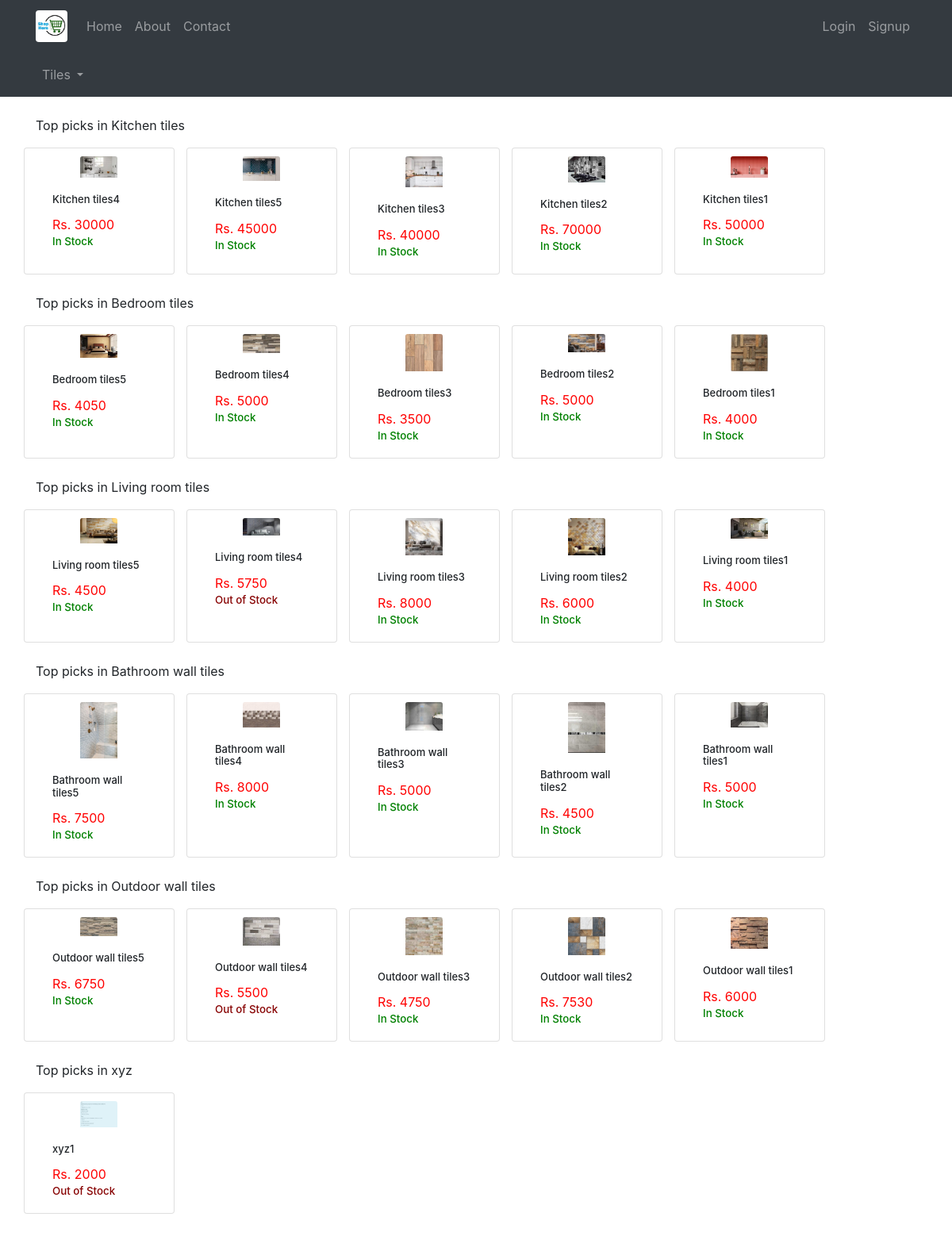
The page / on the database its author committed.
### product/models.py (models this page shows, shortened)
class Category(models.Model):
    name = models.CharField(max_length=250)
    superCategory = models.IntegerField(choices=SUPERCATEGORY_CHOICES, default=1)
    description = models.CharField(max_length=5000)
    categoryIcon = models.ImageField(upload_to='category_images/', height_field=None, width_field=None, max_length=100)
    class Meta:
        verbose_name = 'Category'
        verbose_name_plural = 'Categories'
    def __str__(self):
        return self.name

class ProductForm(models.Model):
    name = models.CharField(max_length=250)
    description = models.CharField(max_length=5000)
    price = models.PositiveIntegerField()
    category = models.ForeignKey(Category, on_delete=models.DO_NOTHING)
    uploadedDate = models.DateTimeField(auto_now=True)
    stock = models.PositiveIntegerField()
    image = models.ImageField(upload_to='product_images/', height_field=None, width_field=None, max_length=100)
    class Meta:
        verbose_name = 'Products'
        verbose_name_plural = 'Products'

### product/views.py (the view)
# urls.py: url(r'^$', views.mainpage, name='mainpage'),
def mainpage(request):
    products = {}
    for category in SUPERCATEGORY_CHOICES:
        all_subcategory = Category.objects.filter(superCategory=category[0])
        for subcategory in all_subcategory:
            products.update({subcategory: ProductForm.objects.filter(category=subcategory).order_by('-uploadedDate')})
    return render(request, 'product/mainpage.html', {'products': products})

### product/context_processors.py (called while the page is built)
def all_categories(request):
    signup_form = UserProfileForm()
    login_form = UserLoginForm()
    data = {}
    for category in SUPERCATEGORY_CHOICES:
        data.update({category[1]: Category.objects.filter(superCategory=category[0])})
    return {'login_form': login_form,'signup_form': signup_form,'data': data}

### templates/product/mainpage.html
{% extends 'product/base.html' %}
{% load crispy_forms_tags %}
{% load static %}
{% block head %}
<link rel="stylesheet" type="text/css" href="{% static 'css/mainpage.css' %}">
{% endblock %}
{% block content%}
<br>
{% for subcategory,value in products.items %}
<div>
  {% if value %}
  <p id="{{ subcategory }}">Top picks in {{ subcategory }}</p>
  {% endif %}
    <div class="row">
      {% for product in value %}
      <div class="card col col-md-2" style="width:220px;margin-right: 15px;">
          <a href="{% url 'productpage' product.id %}" style="color: inherit;text-decoration: none;">
            <div style="margin-left: auto;margin-right: auto;">
                <img class="card-img-top product_image" src="media/{{ product.image }}" alt="Card image" style="height:30%; width:30%;margin-left: 55px;">
                <div class="card-body">
                  <h4 class="card-title" style="font-size: 13px;">{{ product.name }}</h4>
                  <p class="card-text" style="color:red;margin-bottom: 1px;">Rs. {{ product.price }}</p>
                  {% if product.stock != 0 %}
                    <h6 class="card-text" style="color:green;font-size: smaller;">In Stock</h6>
                  {% else %}
                    <h6 class="card-text" style="color:rgb(136, 4, 4);font-size: smaller;">Out of Stock</h6>
                  {% endif %}
                </div>
            </div>
          </a>
      </div>
    {% endfor %}
    </div>
</div>
<br>
{% endfor %}
{% endblock %}

### templates/product/base.html (shortened to what this page needs)
<!doctype html>
<html lang="en">
{% load static %}
{% load crispy_forms_tags %}
<head>
  <link rel="stylesheet" href="{% static 'css/bootstrap_min.css' %}">
  {% block head %}
  {% endblock %}
</head>
<body>
    <nav class="navbar navbar-expand-lg bg-dark navbar-dark" style="width:100%;">
      <div class="container">
        <a class="navbar-brand" href="/">
          <img src="/media/logo.jpeg" class="rounded img-fluid" alt="shopHere" style="width:40px;border-radius: 10px">
        </a>
        <div class="collapse navbar-collapse" id="collapsibleNavbar">
          <ul class="navbar-nav mr-auto">
            <li class="nav-item">
              <a class="nav-link" id = 'home' href="{% url 'mainpage' %}">Home</a>
            </li>
            <li class="nav-item">
              <a class="nav-link" id = 'about' href="{% url 'about' %}">About</a>
            </li>
            <li class="nav-item">
              <a class="nav-link" id = 'contact' href="{% url 'contact' %}">Contact</a>
            </li>
          </ul>
          <ul class="navbar-nav ml-auto">
            <li class="nav-item">
              <a class="nav-link" id = 'link1' href="#"></a>
            </li>
            <li class="nav-item">
              <a class="nav-link" id = 'link2' href="#"></a>
            </li>
          </ul>
        </div>
      </div>
    </nav>
    <nav class="navbar navbar-expand-lg bg-dark navbar-dark" style="width:100%;">
        <div class="container">
          <div class="collapse navbar-collapse" id="collapsibleNavbar">
          <ul class="navbar-nav mr-auto">
            {% for category,value in data.items %}
              <li class="nav-item">
                <li class="nav-item dropdown">
                  <a class="nav-link dropdown-toggle" href="#" data-toggle="dropdown" id="{{ category }}">
                    {{ category }}
                  </a>
                </li>
              </li>
              {% endfor %}
            </ul>
          </div>
        </div>
      </nav>
  <div class="container">
    {% block content %}
    {% endblock %}
  </div>
</body>
</html>

### static/css/mainpage.css (style rules this page uses)
.product_image { width: 50%; margin-left: 74px; margin-top: 10px; }

### rows shown on the page
Category: name "Kitchen tiles"
ProductForm: image (picture), name "Kitchen tiles4", price "30000", stock "In Stock"
ProductForm: image (picture), name "Kitchen tiles5", price "45000", stock "In Stock"
ProductForm: image (picture), name "Kitchen tiles3", price "40000", stock "In Stock"
ProductForm: image (picture), name "Kitchen tiles2", price "70000", stock "In Stock"
ProductForm: image (picture), name "Kitchen tiles1", price "50000", stock "In Stock"
Category: name "Bedroom tiles"
ProductForm: image (picture), name "Bedroom tiles5", price "4050", stock "In Stock"
ProductForm: image (picture), name "Bedroom tiles4", price "5000", stock "In Stock"
ProductForm: image (picture), name "Bedroom tiles3", price "3500", stock "In Stock"
ProductForm: image (picture), name "Bedroom tiles2", price "5000", stock "In Stock"
ProductForm: image (picture), name "Bedroom tiles1", price "4000", stock "In Stock"
Category: name "Living room tiles"
ProductForm: image (picture), name "Living room tiles5", price "4500", stock "In Stock"
ProductForm: image (picture), name "Living room tiles4", price "5750", stock "Out of Stock"
ProductForm: image (picture), name "Living room tiles3", price "8000", stock "In Stock"
ProductForm: image (picture), name "Living room tiles2", price "6000", stock "In Stock"
ProductForm: image (picture), name "Living room tiles1", price "4000", stock "In Stock"
Category: name "Bathroom wall tiles"
ProductForm: image (picture), name "Bathroom wall tiles5", price "7500", stock "In Stock"
ProductForm: image (picture), name "Bathroom wall tiles4", price "8000", stock "In Stock"
ProductForm: image (picture), name "Bathroom wall tiles3", price "5000", stock "In Stock"
ProductForm: image (picture), name "Bathroom wall tiles2", price "4500", stock "In Stock"
ProductForm: image (picture), name "Bathroom wall tiles1", price "5000", stock "In Stock"
Category: name "Outdoor wall tiles"
ProductForm: image (picture), name "Outdoor wall tiles5", price "6750", stock "In Stock"
ProductForm: image (picture), name "Outdoor wall tiles4", price "5500", stock "Out of Stock"
ProductForm: image (picture), name "Outdoor wall tiles3", price "4750", stock "In Stock"
ProductForm: image (picture), name "Outdoor wall tiles2", price "7530", stock "In Stock"
ProductForm: image (picture), name "Outdoor wall tiles1", price "6000", stock "In Stock"
Category: name "xyz"
ProductForm: image (picture), name "xyz1", price "2000", stock "Out of Stock"

### other values the page prints
{{ category }} "Tiles"
